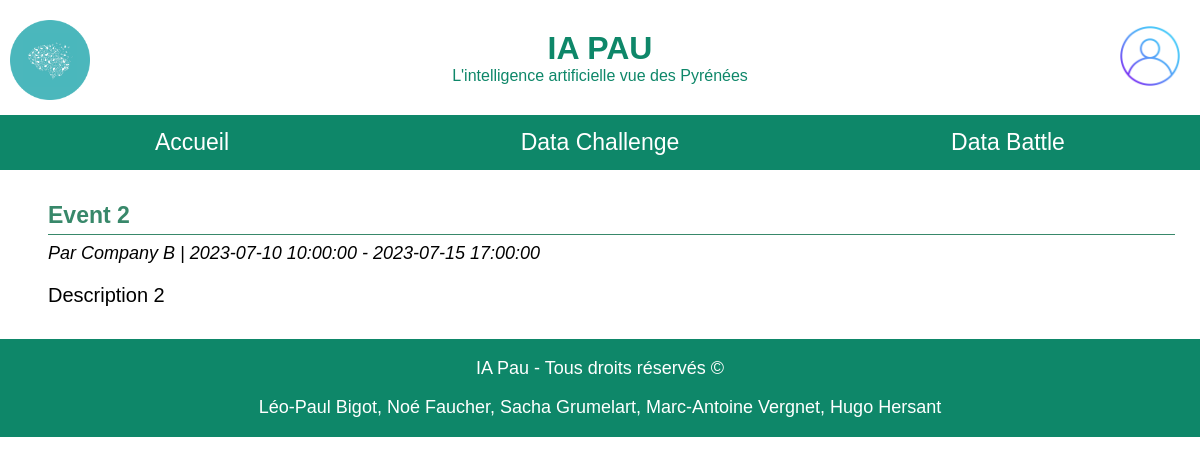
Page /php/dataEvent/liste-data-events.php?typeDataEvent=battle on the earlier database version.
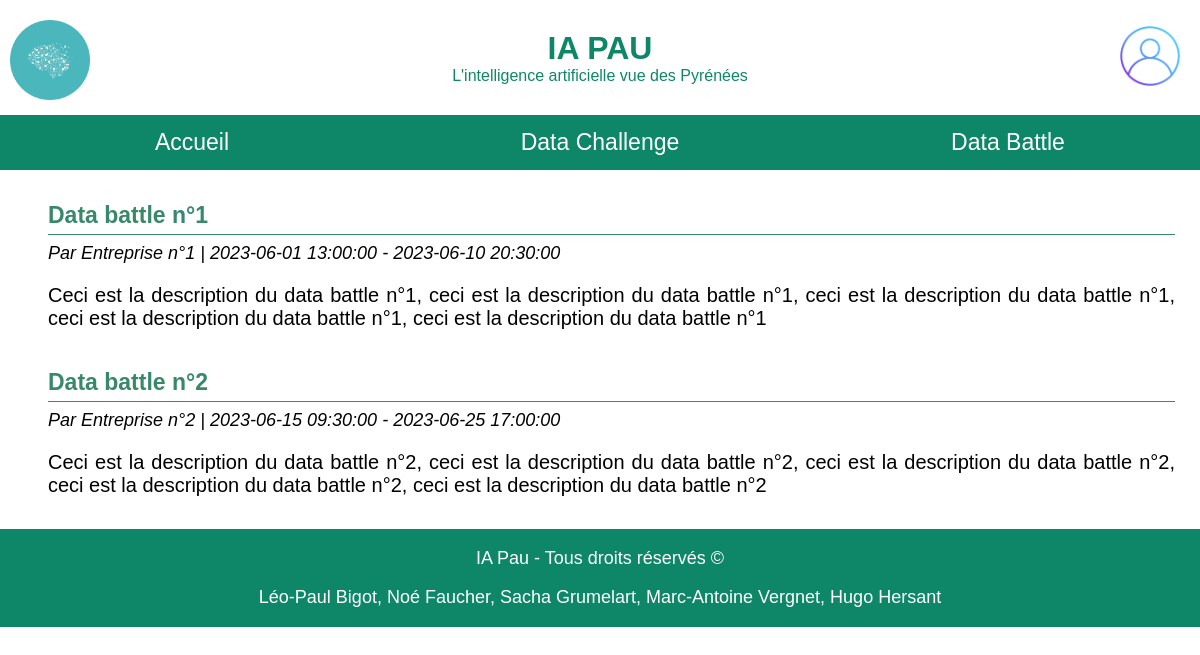
Same page on the later database version.
### tables this page shows
create table DataEvent (
    idDataEvent INTEGER primary key unique not null auto_increment, 
    typeDataEvent ENUM('DataChallenge','DataBattle'),
    dateDebut DATETIME,
    dateFin DATETIME,
    dateCreation DATETIME,
    descript TEXT,
    entreprise VARCHAR(100),
    titre VARCHAR(100),
    donnees TEXT,
    consignes TEXT,
    conseils TEXT,
    idGestionnaire INTEGER,
    foreign key fk_Gestionnaire(idGestionnaire) references Utilisateur(idUtilisateur) on delete cascade
);

### php/bdd.php (called while the page is built, shortened)
<?php
function getAllFromRequest($mysqlClient,$request) {
    try {
        $statement = $mysqlClient->prepare($request);
        $statement->execute();
        $tableau = $statement->fetchAll();
        return $tableau;
    }
    catch(Exception $e) {
        die('Erreur : ' . $e->getMessage());
    }
}
?>

### php/dataEvent/liste-data-events.php (the view, shortened to what this page needs)
<?php
    include("../bdd.php");
?>
<!DOCTYPE HTML>
<html>
    <head>
        <link rel="stylesheet" type="text/css" href="/css/general-data-event.css" />
        <link rel="stylesheet" type="text/css" href="/css/header.css" />
        <link rel="stylesheet" type="text/css" href="/css/liste-data-events.css" />
    </head>
    <body>
        <?php
            include("../header.php");
            $conn = connexion($serveur, $bdd, $user, $pass);
            $requeteDataEvents = "SELECT * FROM DataEvent";
            $resultatDataEvents = getAllFromRequest($conn, $requeteDataEvents);
        ?>
        <main>
            <?php
                $conn = connexion($serveur, $bdd, $user, $pass);
                if ($_GET["typeDataEvent"] == "challenge") {
                    $requete = "SELECT * FROM DataEvent WHERE typeDataEvent='DataChallenge';";
                    $resultat = getAllFromRequest($conn, $requete);
                }
                else if ($_GET["typeDataEvent"] == "battle") {
                    $requete = "SELECT * FROM DataEvent WHERE typeDataEvent='DataBattle';";
                    $resultat = getAllFromRequest($conn, $requete);
                }
                echo "
                <div id='liste-events'>";
                foreach ($resultat as $dataEvent) {
                    echo "
                    <div class='event'>
                        <a href='data-event.php?idDataEvent=".$dataEvent["idDataEvent"]."'>
                            <div class='titre-event'>
                                <span>".$dataEvent["titre"]."</span>
                            </div>
                            <p class='infos-entreprise-dates'>Par ".$dataEvent["entreprise"]." | ".$dataEvent["dateDebut"]." - ".$dataEvent["dateFin"]."</p>
                            <p>".$dataEvent["descript"]."</p>
                        </a>
                    </div>";
                }
                echo "
                </div>";
            ?>
        </main>
        <?php
            include("../footer.php");
        ?>
    </body>
</html>

Differences in the rows shown:
no longer on this page (row edited): dataevent: titre "Event 2", entreprise "Company B", dateDebut "2023-07-10 10:00:00", dateFin "2023-07-15 17:00:00", descript "Description 2"
added dataevent: titre "Data battle n°1", entreprise "Entreprise n°1", dateDebut "2023-06-01 13:00:00", dateFin "2023-06-10 20:30:00", descript "Ceci est la description du data battle n°1, ceci est la description du data battle n°1, ceci est la description du data battle n°1, ceci est la description du data battle n°1, ceci est la description du data battle n°1"
added dataevent: titre "Data battle n°2", entreprise "Entreprise n°2", dateDebut "2023-06-15 09:30:00", dateFin "2023-06-25 17:00:00", descript "Ceci est la description du data battle n°2, ceci est la description du data battle n°2, ceci est la description du data battle n°2, ceci est la description du data battle n°2, ceci est la description du data battle n°2"
